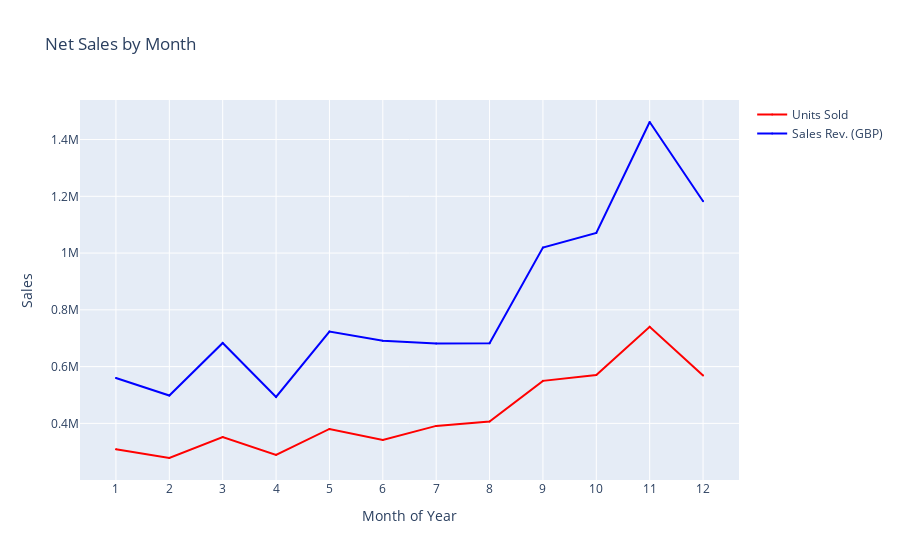

Notebook code cell kept with this figure:
### Code cell
fig = go.Figure([
    go.Scatter(name='Units Sold',
        x=calendar_month['Month'],
        y=calendar_month['Quantity'],
        mode='markers+lines',
        marker=dict(color='red', size=2),
        showlegend=True),
    
    go.Scatter(name='Sales Rev. (GBP)',
        x=calendar_month['Month'],
        y=calendar_month['Sales_(GBP)'],
        mode='markers+lines',
        marker=dict(color='blue', size=2),
        showlegend=True)
])
fig.update_layout(
    yaxis_title='Sales',
    xaxis_title='Month of Year',
    title='Net Sales by Month',
    hovermode="x")
fig.update_xaxes(tickmode='linear')
fig.show()

### Figure 1 — Plotly figure (JSON) as saved in the notebook; plotly's stock layout.template omitted (floating-point values rounded to 4 significant figures)
{"data": [{"marker": {"color": "red", "size": 2}, "mode": "markers+lines", "name": "Units Sold", "showlegend": true, "type": "scatter", "x": [1, 2, 3, 4, 5, 6, 7, 8, 9, 10, 11, 12], "y": [308966, 277989, 351872, 289098, 380391, 341623, 391116, 406199, 549817, 570532, 740286, 568561]}, {"marker": {"color": "blue", "size": 2}, "mode": "markers+lines", "name": "Sales Rev. (GBP)", "showlegend": true, "type": "scatter", "x": [1, 2, 3, 4, 5, 6, 7, 8, 9, 10, 11, 12], "y": [560000.0, 498100.0, 683300.0, 493200.0, 723300.0, 691100.0, 681300.0, 682700.0, 1020000.0, 1071000.0, 1462000.0, 1183000.0]}], "layout": {"hovermode": "x", "title": {"text": "Net Sales by Month"}, "xaxis": {"tickmode": "linear", "title": {"text": "Month of Year"}}, "yaxis": {"title": {"text": "Sales"}}}}
